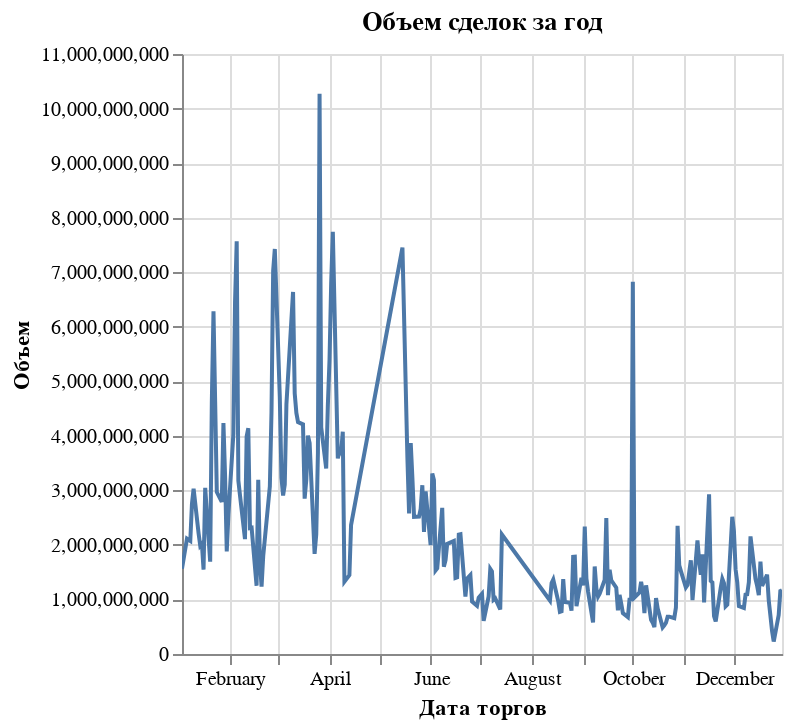

Source (notebook cell):
### Code cell
import altair as alt


alt.Chart(pandas_df1).mark_line().encode(
    x='Дата торгов',
    y='Объем',
    tooltip='Объем',
).properties(title='Объем сделок за год').interactive()

### Figure 1 — Vega-Lite specification as saved in the notebook (floating-point values rounded to 4 significant figures; data arrays with more than 128 entries replaced by an {"elided": "..."} marker saying what was removed)
{"config": {"view": {"continuousWidth": 300, "continuousHeight": 300}}, "data": {"name": "data-19a5ded53629a22c429a845062445285"}, "mark": {"type": "line"}, "encoding": {"tooltip": {"field": "Объем", "type": "quantitative"}, "x": {"field": "Дата торгов", "type": "temporal"}, "y": {"field": "Объем", "type": "quantitative"}}, "params": [{"name": "param_2", "select": {"type": "interval", "encodings": ["x", "y"]}, "bind": "scales"}], "title": "Объем сделок за год", "$schema": "https://vega.github.io/schema/vega-lite/v5.20.1.json", "datasets": {"data-19a5ded53629a22c429a845062445285": {"elided": "210 records"}}}
